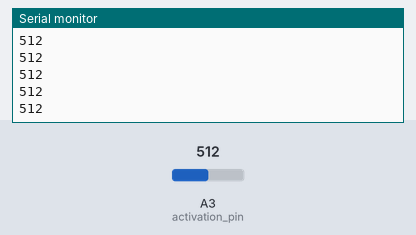
Recording of a sketch running on a simulated Arduino Uno, built with avr-gcc and run on an emulated ATmega328P. On the bench: the last lines printed to the serial monitor. Inputs (shaded band) come from the test bench; at power-on: A3 (activation_pin) = 512.

Above: at 1.2 s.
1.3 s: A3 (activation_pin) set to 716
At 1.31 s:
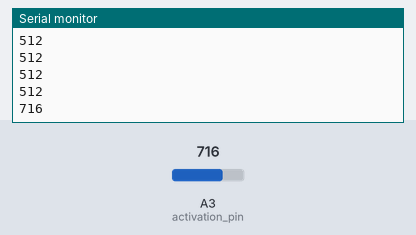
2.8 s: A3 (activation_pin) set to 900
At 2.81 s:
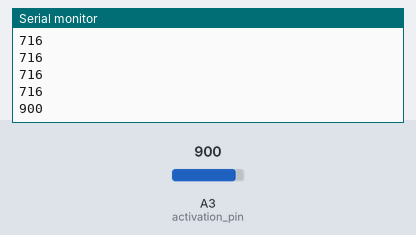
Timing chart, 0 to 5.8 s (numbered marks = the images above; inputs shaded):
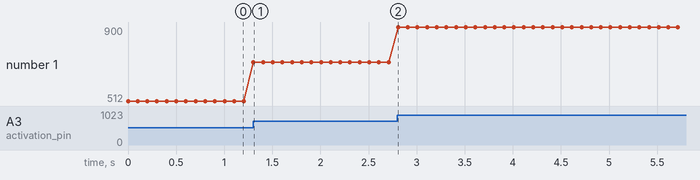

The sketch:

activation.ino
```cpp
const int activation_pin = A3;
int active = 0;
void setup() {
  // put your setup code here, to run once:
  pinMode(activation_pin, INPUT);
  Serial.begin(115200);

}

void loop() {
  // put your main code here, to run repeatedly:
  active = analogRead(activation_pin);
  Serial.println(active);
  delay(100);

}
```

Measured:
- after the input at 1.3 s, the serial monitor: prints a new line at once (image 1)
- after the input at 2.8 s, the serial monitor: prints a new line at once (image 2)
- plotted number 1: 512 → 716 after the input at 1.3 s, 716 → 900 after the input at 2.8 s
